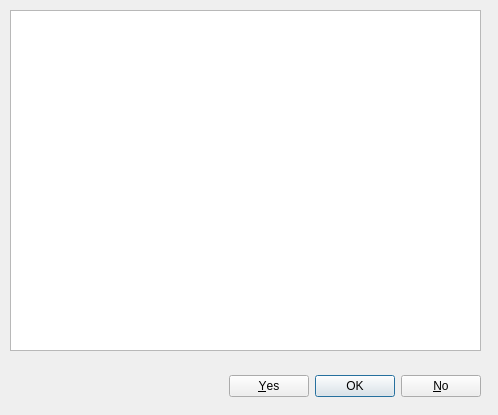
<?xml version="1.0" encoding="UTF-8"?>
<ui version="4.0">
 <class>Dialog</class>
 <widget class="QDialog" name="Dialog">
  <property name="geometry">
   <rect>
    <x>0</x>
    <y>0</y>
    <width>498</width>
    <height>415</height>
   </rect>
  </property>
  <property name="windowTitle">
   <string>Dialog</string>
  </property>
  <widget class="QDialogButtonBox" name="buttonBox">
   <property name="geometry">
    <rect>
     <x>140</x>
     <y>370</y>
     <width>341</width>
     <height>32</height>
    </rect>
   </property>
   <property name="orientation">
    <enum>Qt::Horizontal</enum>
   </property>
   <property name="standardButtons">
    <set>QDialogButtonBox::No|QDialogButtonBox::Ok|QDialogButtonBox::Yes</set>
   </property>
   <property name="centerButtons">
    <bool>false</bool>
   </property>
  </widget>
  <widget class="QGraphicsView" name="mainMap">
   <property name="geometry">
    <rect>
     <x>10</x>
     <y>10</y>
     <width>471</width>
     <height>341</height>
    </rect>
   </property>
  </widget>
 </widget>
 <resources/>
 <connections>
  <connection>
   <sender>buttonBox</sender>
   <signal>accepted()</signal>
   <receiver>Dialog</receiver>
   <slot>accept()</slot>
   <hints>
    <hint type="sourcelabel">
     <x>248</x>
     <y>254</y>
    </hint>
    <hint type="destinationlabel">
     <x>157</x>
     <y>274</y>
    </hint>
   </hints>
  </connection>
  <connection>
   <sender>buttonBox</sender>
   <signal>rejected()</signal>
   <receiver>Dialog</receiver>
   <slot>reject()</slot>
   <hints>
    <hint type="sourcelabel">
     <x>316</x>
     <y>260</y>
    </hint>
    <hint type="destinationlabel">
     <x>286</x>
     <y>274</y>
    </hint>
   </hints>
  </connection>
 </connections>
</ui>
